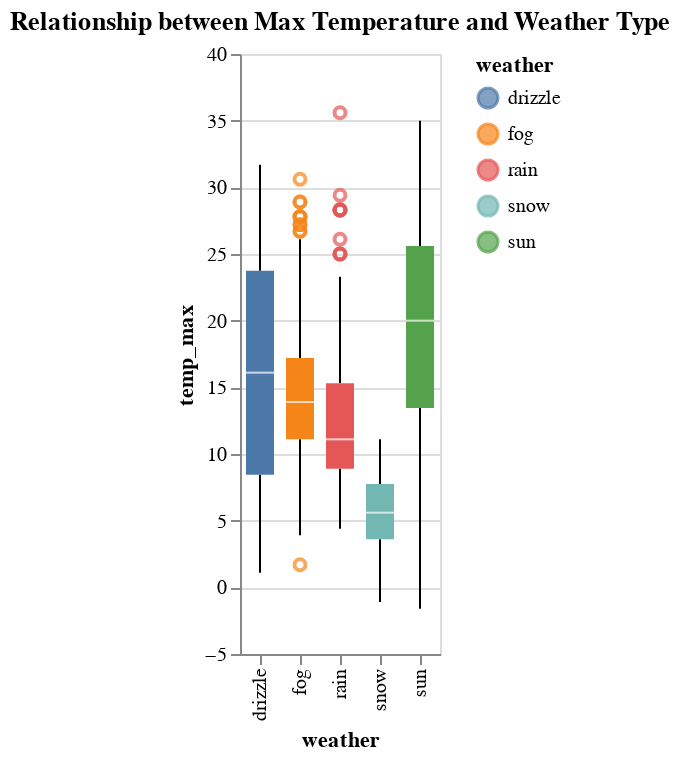

Source (notebook cell):
### Code cell
alt.Chart(weather).mark_boxplot().encode(
    x='weather',
    y='temp_max',
    color='weather'
).properties(
    title='Relationship between Max Temperature and Weather Type'
)

### Figure 1 — Vega-Lite specification as saved in the notebook (floating-point values rounded to 4 significant figures; data arrays with more than 128 entries replaced by an {"elided": "..."} marker saying what was removed)
{"config": {"view": {"continuousWidth": 300, "continuousHeight": 300}}, "data": {"name": "data-830c39fec90146253fb06a06c26374ef"}, "mark": {"type": "boxplot"}, "encoding": {"color": {"field": "weather", "type": "nominal"}, "x": {"field": "weather", "type": "nominal"}, "y": {"field": "temp_max", "type": "quantitative"}}, "title": "Relationship between Max Temperature and Weather Type", "$schema": "https://vega.github.io/schema/vega-lite/v5.8.0.json", "datasets": {"data-830c39fec90146253fb06a06c26374ef": {"elided": "1461 records"}}}
